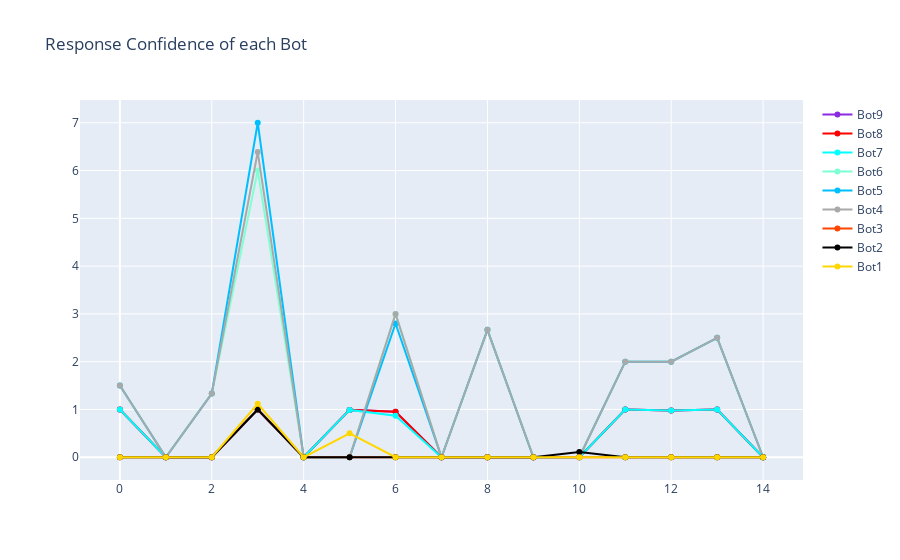

Notebook code cell kept with this figure:
### Code cell
fig.show()

### Figure 1 — Plotly figure (JSON) as saved in the notebook; plotly's stock layout.template omitted (floating-point values rounded to 4 significant figures)
{"data": [{"line": {"color": " blueviolet"}, "name": "Bot9", "type": "scatter", "x": [0, 1, 2, 3, 4, 5, 6, 7, 8, 9, 10, 11, 12, 13, 14], "y": [1, 0, 0, 1, 0, 0.991, 0.952, 0, 0, 0, 0, 1, 0.976, 1, 0]}, {"line": {"color": "red"}, "name": "Bot8", "type": "scatter", "x": [0, 1, 2, 3, 4, 5, 6, 7, 8, 9, 10, 11, 12, 13, 14], "y": [1, 0, 0, 1, 0, 0.991, 0.952, 0, 0, 0, 0, 1, 0.976, 1, 0]}, {"line": {"color": "aqua"}, "name": "Bot7", "type": "scatter", "x": [0, 1, 2, 3, 4, 5, 6, 7, 8, 9, 10, 11, 12, 13, 14], "y": [1, 0, 0, 1, 0, 0.991, 0.87, 0, 0, 0, 0, 1, 0.976, 1, 0]}, {"line": {"color": "aquamarine"}, "name": "Bot6", "type": "scatter", "x": [0, 1, 2, 3, 4, 5, 6, 7, 8, 9, 10, 11, 12, 13, 14], "y": [1.5, 0, 1.333, 6, 0, 0, 3, 0, 2.667, 0, 0, 2, 2, 2.5, 0]}, {"line": {"color": "deepskyblue"}, "name": "Bot5", "type": "scatter", "x": [0, 1, 2, 3, 4, 5, 6, 7, 8, 9, 10, 11, 12, 13, 14], "y": [1.5, 0, 1.333, 7, 0, 0, 2.8, 0, 2.667, 0, 0, 2, 2, 2.5, 0]}, {"line": {"color": "darkgrey"}, "name": "Bot4", "type": "scatter", "x": [0, 1, 2, 3, 4, 5, 6, 7, 8, 9, 10, 11, 12, 13, 14], "y": [1.5, 0, 1.333, 6.387, 0, 0, 3, 0, 2.667, 0, 0, 2, 2, 2.5, 0]}, {"line": {"color": "orangered"}, "name": "Bot3", "type": "scatter", "x": [0, 1, 2, 3, 4, 5, 6, 7, 8, 9, 10, 11, 12, 13, 14], "y": [0, 0, 0, 1, 0, 0, 0, 0, 0, 0, 0, 0, 0, 0, 0]}, {"line": {"color": "black"}, "name": "Bot2", "type": "scatter", "x": [0, 1, 2, 3, 4, 5, 6, 7, 8, 9, 10, 11, 12, 13, 14], "y": [0, 0, 0, 1, 0, 0, 0, 0, 0, 0, 0.11, 0, 0, 0, 0]}, {"line": {"color": "gold"}, "name": "Bot1", "type": "scatter", "x": [0, 1, 2, 3, 4, 5, 6, 7, 8, 9, 10, 11, 12, 13, 14], "y": [0, 0, 0, 1.12, 0, 0.5, 0, 0, 0, 0, 0, 0, 0, 0, 0]}], "layout": {"title": {"text": "Response Confidence of each Bot"}}}
